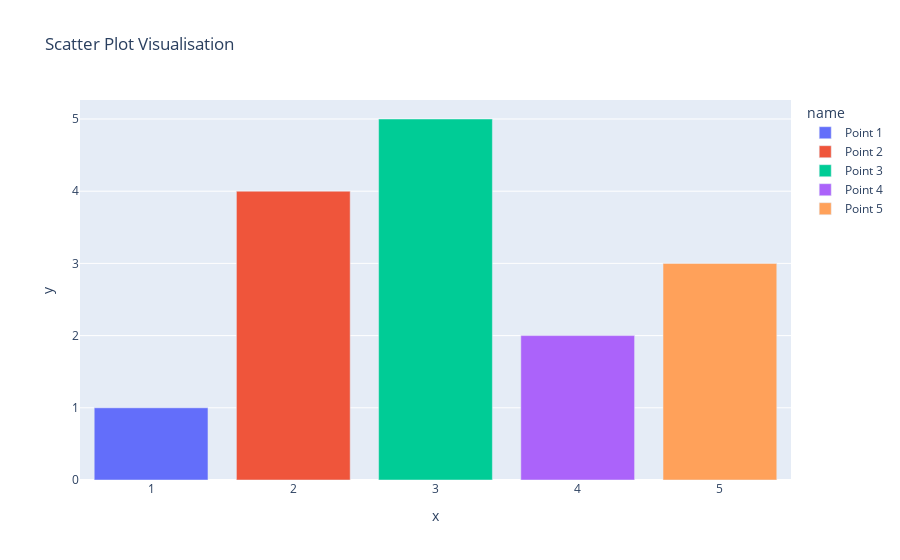

The notebook cell this image was saved under:
### Markdown cell above
### Example 2: Visualising a Scatter Plot and a bar chart

Use `px.scatter` and `px.bar`

What do you observe? How can you make these graphs better?

### Code cell
data = [
    dict(x = 1, y = 1, name = 'Point 1'),
    dict(x = 2, y = 4, name = 'Point 2'),
    dict(x = 3, y = 5, name = 'Point 3'),
    dict(x = 4, y = 2, name = 'Point 4'),
    dict(x = 5, y = 3, name = 'Point 5')
    ]
fig = px.bar(data, x = 'x', y = 'y', color = 'name', title = "Scatter Plot Visualisation")
fig.show()

### Figure 1 — Plotly figure (JSON) as saved in the notebook; plotly's stock layout.template omitted (floating-point values rounded to 4 significant figures)
{"data": [{"alignmentgroup": "True", "hovertemplate": "name=Point 1<br>x=%{x}<br>y=%{y}<extra></extra>", "legendgroup": "Point 1", "marker": {"color": "#636efa", "pattern": {"shape": ""}}, "name": "Point 1", "offsetgroup": "Point 1", "orientation": "v", "showlegend": true, "textposition": "auto", "type": "bar", "x": [1], "xaxis": "x", "y": [1], "yaxis": "y"}, {"alignmentgroup": "True", "hovertemplate": "name=Point 2<br>x=%{x}<br>y=%{y}<extra></extra>", "legendgroup": "Point 2", "marker": {"color": "#EF553B", "pattern": {"shape": ""}}, "name": "Point 2", "offsetgroup": "Point 2", "orientation": "v", "showlegend": true, "textposition": "auto", "type": "bar", "x": [2], "xaxis": "x", "y": [4], "yaxis": "y"}, {"alignmentgroup": "True", "hovertemplate": "name=Point 3<br>x=%{x}<br>y=%{y}<extra></extra>", "legendgroup": "Point 3", "marker": {"color": "#00cc96", "pattern": {"shape": ""}}, "name": "Point 3", "offsetgroup": "Point 3", "orientation": "v", "showlegend": true, "textposition": "auto", "type": "bar", "x": [3], "xaxis": "x", "y": [5], "yaxis": "y"}, {"alignmentgroup": "True", "hovertemplate": "name=Point 4<br>x=%{x}<br>y=%{y}<extra></extra>", "legendgroup": "Point 4", "marker": {"color": "#ab63fa", "pattern": {"shape": ""}}, "name": "Point 4", "offsetgroup": "Point 4", "orientation": "v", "showlegend": true, "textposition": "auto", "type": "bar", "x": [4], "xaxis": "x", "y": [2], "yaxis": "y"}, {"alignmentgroup": "True", "hovertemplate": "name=Point 5<br>x=%{x}<br>y=%{y}<extra></extra>", "legendgroup": "Point 5", "marker": {"color": "#FFA15A", "pattern": {"shape": ""}}, "name": "Point 5", "offsetgroup": "Point 5", "orientation": "v", "showlegend": true, "textposition": "auto", "type": "bar", "x": [5], "xaxis": "x", "y": [3], "yaxis": "y"}], "layout": {"barmode": "relative", "legend": {"title": {"text": "name"}, "tracegroupgap": 0}, "title": {"text": "Scatter Plot Visualisation"}, "xaxis": {"anchor": "y", "domain": [0, 1], "title": {"text": "x"}}, "yaxis": {"anchor": "x", "domain": [0, 1], "title": {"text": "y"}}}}
